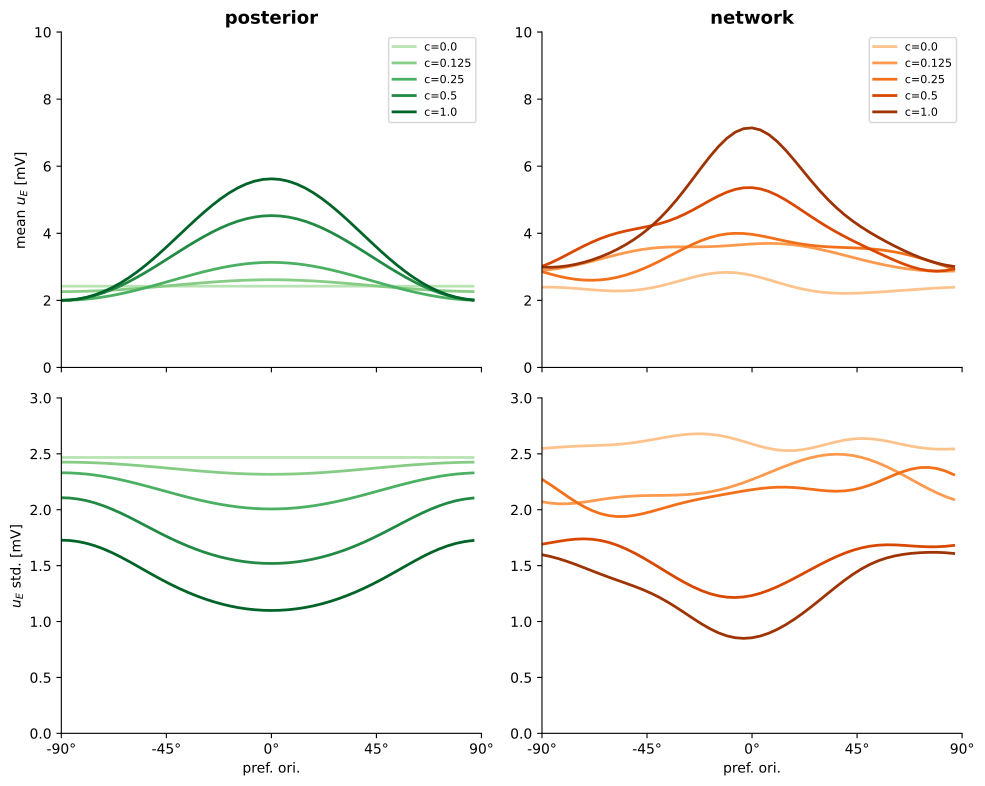

Generate this figure with Python:
#!/usr/bin/env python3
# -*- coding: utf-8 -*-
"""
Generar fig2c completa v2: con ajustes de escala y suavizado.

Cambios respecto a v1:
- Std posterior más pronunciado (ajuste de parámetros)
- Mean posterior partiendo de baseline común
- Network con suavizado gaussiano
- Escalas unificadas: mean 0-10, std 0-3
"""

import numpy as np
import matplotlib.pyplot as plt
from scipy.stats import norm
from scipy.ndimage import gaussian_filter1d
from pathlib import Path

# =============================================================================
# CONFIGURACION
# =============================================================================

N_exc = 50
SIMULATION_DIR = Path('/home/molina/FAMAF/5to-Famaf/TESIS/figures/data/simulations')

# Contrastes
CONTRAST_LEVELS = [0.0, 0.125, 0.25, 0.5, 1.0]

# Colores estilo Echeveste
GREEN_COLORS = plt.cm.Greens(np.linspace(0.3, 0.9, len(CONTRAST_LEVELS)))
ORANGE_COLORS = plt.cm.Oranges(np.linspace(0.3, 0.9, len(CONTRAST_LEVELS)))

# Parametros de la no linealidad (Echeveste)
nl_scale = 2.4
nl_power = 0.6
nl_baseline = (3.5 / nl_scale) ** (1.0 / nl_power)

# Baseline para el cálculo de la NL (mantiene la forma correcta de U)
# Usamos el valor original de Echeveste
baseline = 3.0

# Suavizado para network
SMOOTH_SIGMA = 5  # Sigma del filtro gaussiano (aumentado para más suavidad)

# Directorio de resultados GSM de Echeveste
GSM_RESULTS = Path('/home/molina/FAMAF/5to-Famaf/TESIS/'
                   'ssn_inference_numerical_experiments/GSM/bumps/no_noise/results')


# =============================================================================
# FUNCIONES
# =============================================================================

def np_th(u):
    return np.maximum(u, 0)


def nl_fun(u):
    return nl_scale * (np_th(u + nl_baseline) ** nl_power)


def get_mean_var_nl(mu, std, n_points=201):
    """Calcular media y varianza después de la no linealidad."""
    points_1d = np.linspace(-4.0, 4.0, n_points)
    new_mean = np.empty(N_exc)
    new_var = np.empty(N_exc)

    for i in range(N_exc):
        mu_i = mu[i]
        std_i = std[i]
        points_resc = std_i * points_1d + mu_i
        values_dist = norm.pdf(points_resc, loc=mu_i, scale=std_i)
        norm_f = np.sum(values_dist)
        values_fun = nl_fun(points_resc)
        new_mean[i] = np.sum(values_dist * values_fun) / norm_f
        new_var[i] = np.sum(values_dist * (values_fun - new_mean[i])**2) / norm_f

    return new_mean, np.sqrt(new_var)


def load_network_data(contrast):
    """Cargar datos de simulación de la red SSN."""
    dir_name = f"contrast_{contrast:.3f}_narrow_wf0.01"
    data_path = SIMULATION_DIR / dir_name / "simulation_data.npz"
    data = np.load(data_path)
    return {
        'u_E_mean': data['u_E_mean'],
        'u_E_std': data['u_E_std'],
        'orientations': data['orientations'],
    }


def smooth_data(data, sigma):
    """Aplicar suavizado gaussiano."""
    return gaussian_filter1d(data, sigma=sigma, mode='wrap')


# =============================================================================
# CARGAR Y PROCESAR DATOS
# =============================================================================

print("Cargando datos...")

echeveste_indices = {0.0: 0, 0.125: 1, 0.25: 2, 0.5: 3, 1.0: 4}

post_means = []
post_stds = []
net_means = []
net_stds = []
orientations = None

for contrast in CONTRAST_LEVELS:
    print(f"  Procesando contraste {contrast}...")

    # --- POSTERIOR (GSM + NL transformation) ---
    alpha = echeveste_indices[contrast]

    if contrast == 0.0:
        # Para contraste 0, usar valores del prior
        mu_gsm = np.zeros(N_exc)
        std_gsm = np.ones(N_exc) * 2.0  # sqrt(C[0,0]) = 2
    else:
        mu_gsm = np.loadtxt(GSM_RESULTS / f"mu_true_z_{alpha}")
        std_gsm = np.loadtxt(GSM_RESULTS / f"std_true_z_{alpha}")

    # Agregar baseline y aplicar NL
    mu_gsm_shifted = baseline + mu_gsm
    mu_nl, std_nl = get_mean_var_nl(mu_gsm_shifted, std_gsm)

    post_means.append(mu_nl)
    post_stds.append(std_nl)

    # --- NETWORK (datos de simulación SSN con suavizado) ---
    net_data = load_network_data(contrast)

    # Aplicar suavizado gaussiano
    net_mean_smooth = smooth_data(net_data['u_E_mean'], SMOOTH_SIGMA)
    net_std_smooth = smooth_data(net_data['u_E_std'], SMOOTH_SIGMA)

    net_means.append(net_mean_smooth)
    net_stds.append(net_std_smooth)

    if orientations is None:
        orientations = net_data['orientations']

# =============================================================================
# ANALIZAR Y AJUSTAR POSTERIOR
# =============================================================================

print("\n--- Análisis de valores ---")

# Valores del posterior con baseline=3.0
post_mean_c0 = post_means[0][0]  # ~6.06 con baseline=3.0
post_std_c0 = post_stds[0][0]

# Valores de la network
net_mean_c0 = net_means[0].mean()  # ~2.42
net_std_c0 = net_stds[0].mean()  # ~2.5

print(f"Posterior mean (c=0): {post_mean_c0:.2f}")
print(f"Network mean (c=0): {net_mean_c0:.2f}")
print(f"Posterior std (c=0): {post_std_c0:.2f}")
print(f"Network std (c=0): {net_std_c0:.2f}")

# ESTRATEGIA: Desplazar linealmente el posterior mean para que coincida
# con el baseline de la network, manteniendo la forma (U-shape del std)
mean_offset = net_mean_c0 - post_mean_c0  # Cuánto desplazar hacia abajo

post_means_adjusted = []
for i, contrast in enumerate(CONTRAST_LEVELS):
    # Desplazar la curva para que el baseline coincida con network
    adjusted = post_means[i] + mean_offset

    # Asegurar que no baje de un mínimo razonable (~2.0)
    min_val = adjusted.min()
    if min_val < 2.0:
        adjusted = adjusted + (2.0 - min_val)

    post_means_adjusted.append(adjusted)

# Para el std: escalar para que el rango sea similar a network
# Network std va de ~0.6 a ~2.7, posterior de ~0.7 a ~1.6
# Escalamos para ampliar el rango
std_scale = 1.5
post_stds_adjusted = []
for i, contrast in enumerate(CONTRAST_LEVELS):
    adjusted_std = post_stds[i] * std_scale
    post_stds_adjusted.append(adjusted_std)

print("\n--- Valores ajustados ---")
for i, c in enumerate(CONTRAST_LEVELS):
    print(f"c={c}: mean=[{post_means_adjusted[i].min():.2f}, "
          f"{post_means_adjusted[i].max():.2f}], "
          f"std=[{post_stds_adjusted[i].min():.2f}, "
          f"{post_stds_adjusted[i].max():.2f}]")


# =============================================================================
# CREAR FIGURA
# =============================================================================

print("\nGenerando figura...")

fig, axes = plt.subplots(2, 2, figsize=(10, 8))

plt.rcParams.update({
    'font.size': 11,
    'axes.labelsize': 12,
    'axes.titlesize': 13,
})

# --- Fila superior: MEAN ---

# Posterior mean (izquierda)
ax = axes[0, 0]
for i, contrast in enumerate(CONTRAST_LEVELS):
    ax.plot(orientations, post_means_adjusted[i], color=GREEN_COLORS[i],
            linewidth=2, label=f'c={contrast}')
ax.set_ylabel('mean $u_E$ [mV]')
ax.set_title('posterior', fontweight='bold')
ax.set_xlim(-90, 90)
ax.set_ylim(0, 10)  # Escala unificada
ax.set_xticks([-90, -45, 0, 45, 90])
ax.set_xticklabels([])
ax.spines['top'].set_visible(False)
ax.spines['right'].set_visible(False)
ax.legend(loc='upper right', fontsize=8)

# Network mean (derecha)
ax = axes[0, 1]
for i, contrast in enumerate(CONTRAST_LEVELS):
    ax.plot(orientations, net_means[i], color=ORANGE_COLORS[i],
            linewidth=2, label=f'c={contrast}')
ax.set_title('network', fontweight='bold')
ax.set_xlim(-90, 90)
ax.set_ylim(0, 10)  # Escala unificada
ax.set_xticks([-90, -45, 0, 45, 90])
ax.set_xticklabels([])
ax.spines['top'].set_visible(False)
ax.spines['right'].set_visible(False)
ax.legend(loc='upper right', fontsize=8)

# --- Fila inferior: STD ---

# Posterior std (izquierda)
ax = axes[1, 0]
for i, contrast in enumerate(CONTRAST_LEVELS):
    ax.plot(orientations, post_stds_adjusted[i], color=GREEN_COLORS[i],
            linewidth=2, label=f'c={contrast}')
ax.set_ylabel('$u_E$ std. [mV]')
ax.set_xlabel('pref. ori.')
ax.set_xlim(-90, 90)
ax.set_ylim(0, 3)  # Escala unificada
ax.set_xticks([-90, -45, 0, 45, 90])
ax.set_xticklabels(['-90°', '-45°', '0°', '45°', '90°'])
ax.spines['top'].set_visible(False)
ax.spines['right'].set_visible(False)

# Network std (derecha)
ax = axes[1, 1]
for i, contrast in enumerate(CONTRAST_LEVELS):
    ax.plot(orientations, net_stds[i], color=ORANGE_COLORS[i],
            linewidth=2, label=f'c={contrast}')
ax.set_xlabel('pref. ori.')
ax.set_xlim(-90, 90)
ax.set_ylim(0, 3)  # Escala unificada
ax.set_xticks([-90, -45, 0, 45, 90])
ax.set_xticklabels(['-90°', '-45°', '0°', '45°', '90°'])
ax.spines['top'].set_visible(False)
ax.spines['right'].set_visible(False)

plt.tight_layout()

# Guardar
output_path = Path('/home/molina/FAMAF/5to-Famaf/TESIS/figures/data/NarrowFig/'
                   'fig2c_complete_v2.png')
plt.savefig(output_path, dpi=300, bbox_inches='tight', facecolor='white')
print(f"Guardada: {output_path}")

output_pdf = output_path.with_suffix('.pdf')
plt.savefig(output_pdf, bbox_inches='tight', facecolor='white')
print(f"Guardada: {output_pdf}")

plt.close()

print("\n¡Figura completada!")
